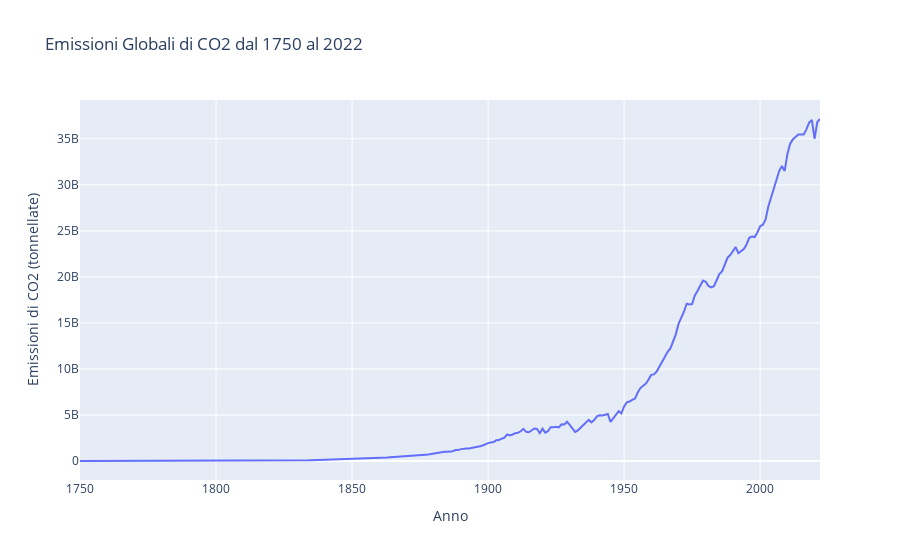

This figure's notebook cell:
### Code cell
import plotly.express as px

# Filtrare i dati per il mondo
world_data = df[df['Entity'] == 'World']

# Creare un grafico interattivo con Plotly
fig = px.line(world_data, x='Year', y='Annual CO₂ emissions', 
              title='Emissioni Globali di CO2 dal 1750 al 2022',
              labels={'Annual CO₂ emissions': 'Emissioni di CO2 (tonnellate)', 'Year': 'Anno'})

# Mostrare il grafico
fig.show()

### Figure 1 — Plotly figure (JSON) as saved in the notebook; plotly's stock layout.template omitted (floating-point values rounded to 4 significant figures; data arrays with more than 128 entries replaced by an {"elided": "..."} marker saying what was removed)
{"data": [{"hovertemplate": "Anno=%{x}<br>Emissioni di CO2 (tonnellate)=%{y}<extra></extra>", "legendgroup": "", "line": {"color": "#636efa", "dash": "solid"}, "marker": {"symbol": "circle"}, "mode": "lines", "name": "", "orientation": "v", "showlegend": false, "type": "scatter", "x": {"elided": "273 int values"}, "xaxis": "x", "y": {"elided": "273 int values"}, "yaxis": "y"}], "layout": {"legend": {"tracegroupgap": 0}, "title": {"text": "Emissioni Globali di CO2 dal 1750 al 2022"}, "xaxis": {"anchor": "y", "domain": [0, 1], "title": {"text": "Anno"}}, "yaxis": {"anchor": "x", "domain": [0, 1], "title": {"text": "Emissioni di CO2 (tonnellate)"}}}}
